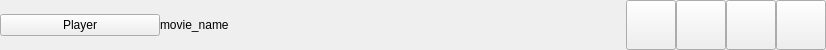
<?xml version="1.0" encoding="UTF-8"?>
<ui version="4.0">
 <class>TitleBar</class>
 <widget class="QWidget" name="TitleBar">
  <property name="geometry">
   <rect>
    <x>0</x>
    <y>0</y>
    <width>826</width>
    <height>50</height>
   </rect>
  </property>
  <property name="minimumSize">
   <size>
    <width>0</width>
    <height>50</height>
   </size>
  </property>
  <property name="maximumSize">
   <size>
    <width>16777215</width>
    <height>50</height>
   </size>
  </property>
  <property name="windowTitle">
   <string>Form</string>
  </property>
  <layout class="QHBoxLayout" name="horizontalLayout">
   <property name="spacing">
    <number>0</number>
   </property>
   <property name="leftMargin">
    <number>0</number>
   </property>
   <property name="topMargin">
    <number>0</number>
   </property>
   <property name="rightMargin">
    <number>0</number>
   </property>
   <property name="bottomMargin">
    <number>0</number>
   </property>
   <item>
    <widget class="QPushButton" name="menuBtn">
     <property name="minimumSize">
      <size>
       <width>160</width>
       <height>0</height>
      </size>
     </property>
     <property name="maximumSize">
      <size>
       <width>160</width>
       <height>16777215</height>
      </size>
     </property>
     <property name="text">
      <string>Player</string>
     </property>
    </widget>
   </item>
   <item>
    <widget class="QLabel" name="movieNameLab">
     <property name="minimumSize">
      <size>
       <width>426</width>
       <height>50</height>
      </size>
     </property>
     <property name="text">
      <string>movie_name</string>
     </property>
    </widget>
   </item>
   <item>
    <spacer name="horizontalSpacer">
     <property name="orientation">
      <enum>Qt::Horizontal</enum>
     </property>
     <property name="sizeHint" stdset="0">
      <size>
       <width>37</width>
       <height>20</height>
      </size>
     </property>
    </spacer>
   </item>
   <item>
    <widget class="QPushButton" name="minBtn">
     <property name="minimumSize">
      <size>
       <width>50</width>
       <height>50</height>
      </size>
     </property>
     <property name="maximumSize">
      <size>
       <width>50</width>
       <height>50</height>
      </size>
     </property>
     <property name="text">
      <string/>
     </property>
    </widget>
   </item>
   <item>
    <widget class="QPushButton" name="maxBtn">
     <property name="minimumSize">
      <size>
       <width>50</width>
       <height>50</height>
      </size>
     </property>
     <property name="maximumSize">
      <size>
       <width>50</width>
       <height>50</height>
      </size>
     </property>
     <property name="text">
      <string/>
     </property>
    </widget>
   </item>
   <item>
    <widget class="QPushButton" name="fullscreenBtn">
     <property name="minimumSize">
      <size>
       <width>50</width>
       <height>50</height>
      </size>
     </property>
     <property name="maximumSize">
      <size>
       <width>50</width>
       <height>50</height>
      </size>
     </property>
     <property name="text">
      <string/>
     </property>
    </widget>
   </item>
   <item>
    <widget class="QPushButton" name="closeBtn">
     <property name="minimumSize">
      <size>
       <width>50</width>
       <height>50</height>
      </size>
     </property>
     <property name="maximumSize">
      <size>
       <width>50</width>
       <height>50</height>
      </size>
     </property>
     <property name="text">
      <string/>
     </property>
    </widget>
   </item>
  </layout>
 </widget>
 <resources/>
 <connections/>
</ui>
